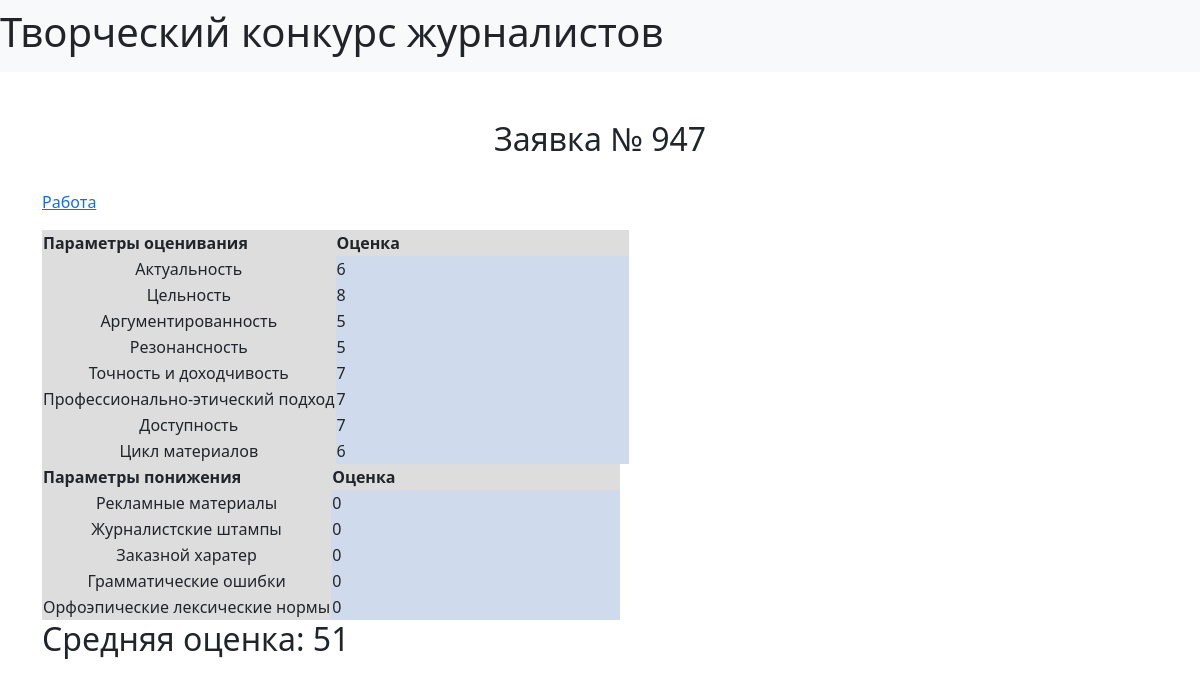
Page /proposals/view/947 on the committed database.
### data/proposals.py (models this page shows, shortened)
class Proposal(SqlAlchemyBase, UserMixin, SerializerMixin):
    __tablename__ = 'proposal'
    id = sqlalchemy.Column(sqlalchemy.Integer,
                           primary_key=True, autoincrement=True)
    type = sqlalchemy.Column(sqlalchemy.String, nullable=True)
    file = sqlalchemy.Column(sqlalchemy.String, nullable=True)
    evaluation = sqlalchemy.Column(sqlalchemy.String, nullable=True)
    lowering_criteria = sqlalchemy.Column(sqlalchemy.String, nullable=True)
    status = sqlalchemy.Column(sqlalchemy.String, nullable=True)
    likes = sqlalchemy.Column(sqlalchemy.Integer, nullable=True)
    user_data = sqlalchemy.Column(sqlalchemy.String, nullable=True)
    @property
    def evaluation_dict(self):
        return json.loads(self.evaluation)
    @property
    def lowering_criteria_dict(self):
        return json.loads(self.lowering_criteria)
    @property
    def average_score(self):
        return round(sum(self.evaluation_dict.values()) -\
            sum(self.lowering_criteria_dict.values()),2)

### main.py (the view)
@app.route('/proposals/view/<int:proposal_id>', methods=['GET', 'POST'])
def view_proposal(proposal_id):
    proposal = get_proposal(proposal_id)
    return render_template('view_proposal.html',proposal=proposal)

### data/db_session.py (called while the page is built)
def create_session() -> Session:
    global __factory
    return __factory()

### main.py (called while the page is built)
def get_proposal(proposal_id):
    db_sess = db_session.create_session()
    curr_proposal = db_sess.query(Proposal).filter(Proposal.id == proposal_id).first()
    return curr_proposal

### templates/view_proposal.html (shortened to what this page needs)
{% extends "base.html" %}
{% block content %}
{% set STATUSES  = {"waiting_verification": "Требует оценки", "verified": "Оценена", "aborted":  "Отклонена"} %}
<br>
<br>
<h2 align="center">Заявка № {{proposal.id}}</h2>
<br>
<p>  <a href="{{proposal.file}}"> Работа</a></p>
{% if proposal.type == "text" %}
<div class="table_container">
    <table class="my_table">
        <tr class="my_column">
            <th class="title" width="50%" bgcolor="#dddddd" align="center">Параметры оценивания</th>
            <th class="title" width="50%" bgcolor="#dddddd" align="center">Оценка</th>
        </tr>
        <tr class="my_column">
            <td class="title" width="50%" bgcolor="#dddddd" align="center">Актуальность</td>
            <td class="ordinary" style="color:{{text_color}}">{{ proposal.evaluation_dict['relevance'] }}</td>
        </tr>
        <tr class="my_column">
            <td class="title" width="50%" bgcolor="#dddddd" align="center">Цельность</td>
            <td class="ordinary" style="color:{{text_color}}">{{ proposal.evaluation_dict['integrity'] }}</td>
        </tr>
        <tr class="my_column">
            <td class="title" width="50%" bgcolor="#dddddd" align="center">Аргументированность</td>
            <td class="ordinary" style="color:{{text_color}}">{{ proposal.evaluation_dict['validity'] }}</td>
        </tr>
        <tr class="my_column">
            <td class="title" width="50%" bgcolor="#dddddd" align="center">Резонансность</td>
            <td class="ordinary" style="color:{{text_color}}">{{ proposal.evaluation_dict['resonance'] }}</td>
        </tr>
        <tr class="my_column">
            <td class="title" width="50%" bgcolor="#dddddd" align="center">Точность и доходчивость</td>
            <td class="ordinary" style="color:{{text_color}}">{{ proposal.evaluation_dict['accuracy'] }}</td>
        </tr>
        <tr class="my_column">
            <td class="title" width="50%" bgcolor="#dddddd" align="center">Профессионально-этический подход</td>
            <td class="ordinary" style="color:{{text_color}}">{{ proposal.evaluation_dict['ethnicity'] }}</td>
        </tr>
        <tr class="my_column">
            <td class="title" width="50%" bgcolor="#dddddd" align="center">Доступность</td>
            <td class="ordinary"  style="color:{{text_color}}">{{ proposal.evaluation_dict['availability'] }}</td>
        </tr>
        <tr class="my_column">
            <td class="title" width="50%" bgcolor="#dddddd" align="center">Цикл материалов</td>
            <td class="ordinary" style="color:{{text_color}}">{{ proposal.evaluation_dict['materials cycle'] }}</td>
        </tr>
    </table>
{% endif %}
<div class="table_container">
    <table class="my_table">
        <tr class="my_column">
            <th class="title" width="50%" bgcolor="#dddddd" align="center">Параметры понижения</th>
            <th class="title" width="50%" bgcolor="#dddddd" align="center">Оценка</th>
        </tr>
        <tr class="my_column">
            <td class="title" width="50%" bgcolor="#dddddd" align="center">Рекламные материалы</td>
            <td class="ordinary"  style="color:{{text_color}}">{{ proposal.lowering_criteria_dict['promotional materials'] }}</td>
        </tr>
        <tr class="my_column">
            <td class="title" width="50%" bgcolor="#dddddd" align="center">Журналистские штампы</td>
            <td class="ordinary"  style="color:{{text_color}}">{{ proposal.lowering_criteria_dict['journalistic stamps'] }}</td>
        </tr>
        <tr class="my_column">
            <td class="title" width="50%" bgcolor="#dddddd" align="center">Заказной харатер</td>
            <td class="ordinary"  style="color:{{text_color}}">{{ proposal.lowering_criteria_dict['сustom_nature'] }}</td>
        </tr>
        <tr class="my_column">
            <td class="title" width="50%" bgcolor="#dddddd" align="center">Грамматические ошибки</td>
            <td class="ordinary"  style="color:{{text_color}}">{{ proposal.lowering_criteria_dict['grammatical_errors'] }}</td>
        </tr>
        <tr class="my_column">
            <td class="title" width="50%" bgcolor="#dddddd" align="center">Орфоэпические лексические нормы</td>
            <td class="ordinary"  style="color:{{text_color}}">{{ proposal.lowering_criteria_dict['orthoepic_norms'] }}</td>
        </tr>
    </table>
</div>
<div>
    <h2>
        Средняя оценка: {{proposal.average_score}}
    </h2>
</div>
{% endblock %}

### templates/view_proposal.html (style rules this page uses)
.ordinary { background-color: #d0daed; }

### rows in the picture
Proposal: id "947", evaluation_dict.relevance "6", evaluation_dict.integrity "8", evaluation_dict.validity "5", evaluation_dict.resonance "5", evaluation_dict.accuracy "7", evaluation_dict.ethnicity "7", evaluation_dict.availability "7", evaluation "6", lowering_criteria "0", lowering_criteria_dict.сustom_nature "0", lowering_criteria_dict.grammatical_errors "0", lowering_criteria_dict.orthoepic_norms "0", average_score "51"
